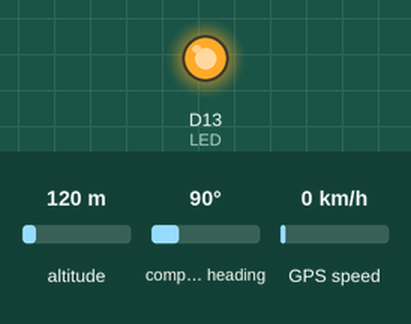
Recording of a sketch running on a simulated Arduino Zero (SAMD21). Parts: output pins drawn as LEDs (lit = HIGH). Inputs (shaded band) come from the test bench; at power-on: altitude 120 m, compass heading 90°, GPS speed 0 km/h. The GPS gets a fix after 3 s at 37.7749, -122.4194 with 8 satellites; no radio packets arrive unless stated; what the sketch prints to the serial monitor is not drawn.

Above: at 0.1 s.
At 0.6 s:
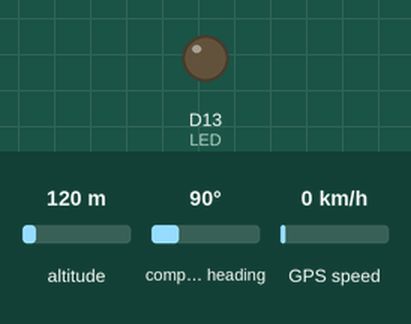
Timing chart, 0 to 2.1 s (numbered marks = the images above):
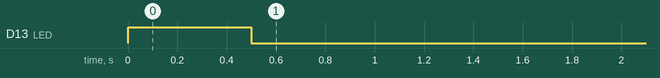

The sketch:

GPS_transmitter_SAMD21.ino
```cpp
/*
  Both the TX and RX ProRF boards will need a wire antenna. We recommend a 3" piece of wire.
  This example is a modified version of the example provided by the Radio Head
  Library which can be found here:

  I removed the headers from the Radiohead LIbrary when It sends
  www.github.com/PaulStoffregen/RadioHeadd
*/

#include <SPI.h>

//Radio Head Library:
#include <RH_RF95.h>
//#include Serial1
#include <TinyGPS++.h>

float lat = 47.0,lon = -122.0; // create variable for latitude and longitude object
TinyGPSPlus gps; // create gps object

// We need to provide the RFM95 module's chip select and interrupt pins to the
// rf95 instance below.On the SparkFun ProRF those pins are 12 and 6 respectively.
RH_RF95 rf95(12, 6);

int LED = 13; //Status LED is on pin 13

int packetCounter = 0; //Counts the number of packets sent
long timeSinceLastPacket = 0; //Tracks the time stamp of last packet received

// The broadcast frequency is set to 921.2, but the SADM21 ProRf operates
// anywhere in the range of 902-928MHz in the Americas.
// Europe operates in the frequencies 863-870, center frequency at 868MHz.
// This works but it is unknown how well the radio configures to this frequency:
//float frequency = 864.1;
float frequency = 921.2; //Broadcast frequency

void setup()
{
  pinMode(LED, OUTPUT);

  SerialUSB.begin(9600);
  // It may be difficult to read serial messages on startup. The following line
  // will wait for serial to be ready before continuing. Comment out if not needed.
//  while(!SerialUSB);
  SerialUSB.println("RFM Client!");

  Serial1.begin(9600); // connect gps sensor

  //Initialize the Radio.
  if (rf95.init() == false){
    SerialUSB.println("Radio Init Failed - Freezing");
    while (1);
  }
  else{
    //An LED inidicator to let us know radio initialization has completed.
    SerialUSB.println("Transmitter up!");
    digitalWrite(LED, HIGH);
    delay(500);
    digitalWrite(LED, LOW);
    delay(500);
  }

  // Set frequency
  rf95.setFrequency(frequency);

   // The default transmitter power is 13dBm, using PA_BOOST.
   // If you are using RFM95/96/97/98 modules which uses the PA_BOOST transmitter pin, then
   // you can set transmitter powers from 5 to 23 dBm:
   // Transmitter power can range from 14-20dbm.
   rf95.setTxPower(20, false);
}


void loop()
{
  String latStr = String(gps.location.lat(),6);
  String lngStr = String(gps.location.lat(),6);
  String satStr = String(gps.satellites.value());
  String pos = latStr+":"+lngStr+":";
  SerialUSB.println(pos.length());
  uint8_t toSend[pos.length()];
  pos.getBytes(toSend,sizeof(toSend));
  rf95.send(toSend, sizeof(toSend));
  rf95.waitPacketSent();

  SerialUSB.println((char*)toSend);
  SerialUSB.println(sizeof(toSend));
  SerialUSB.println("*************");

  smartDelay(1000);
  if (millis() > 5000 && gps.charsProcessed() < 10)
    Serial.println(F("No GPS data received: check wiring"));
}

static void smartDelay(unsigned long ms)
{
  unsigned long start = millis();
  do
  {
    while (Serial1.available())
      gps.encode(Serial1.read());
  } while (millis() - start < ms);
}
```
